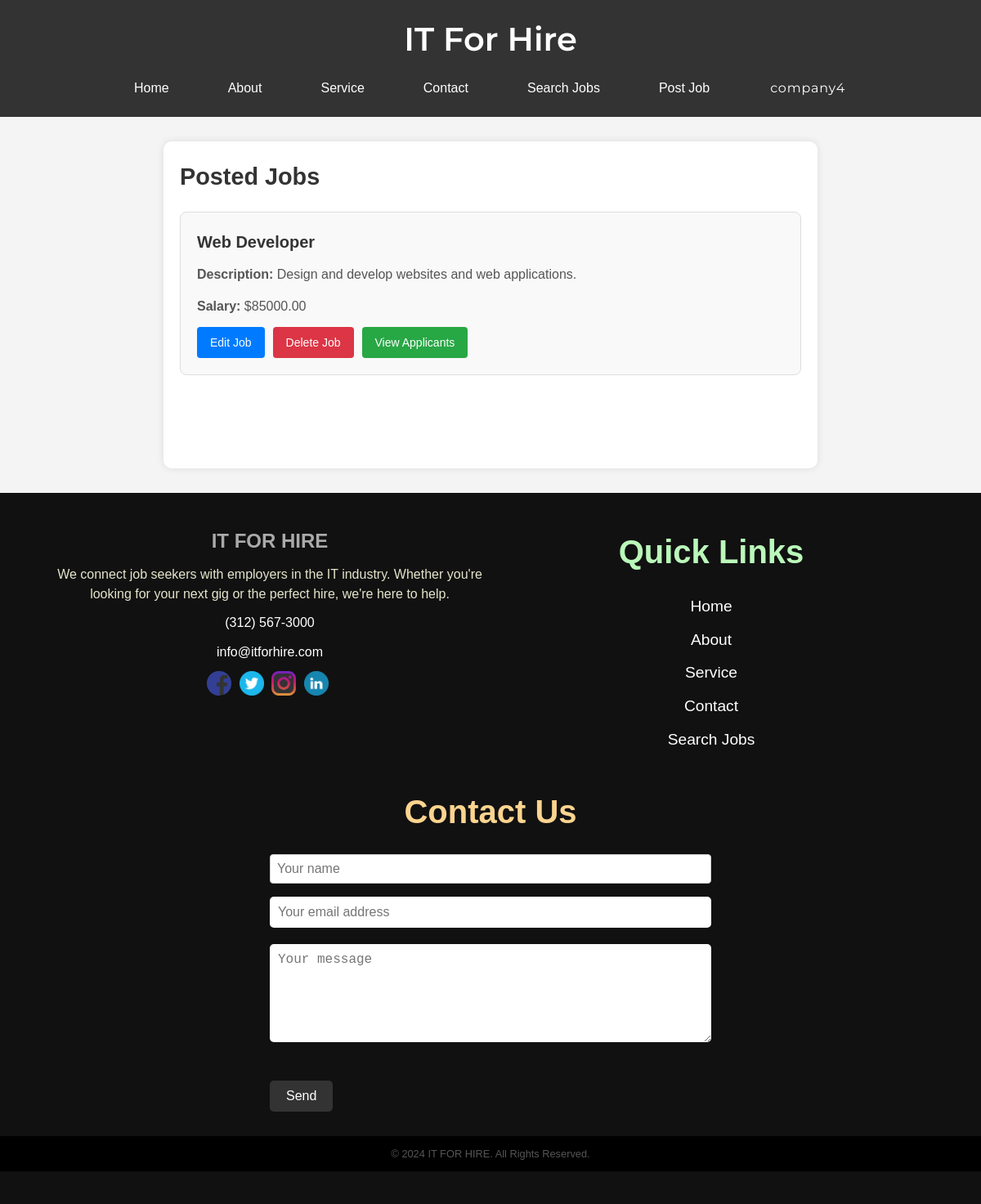
/posted_job.php (signed in), run on the app's committed database.
### tables this page shows
CREATE TABLE jobs (
    job_id INT AUTO_INCREMENT PRIMARY KEY,
    company_id INT NOT NULL,
    category_id INT NOT NULL,
    title VARCHAR(255) NOT NULL,
    description TEXT,
    salary DECIMAL(10, 2),
    FOREIGN KEY (company_id) REFERENCES companies(company_id),
    FOREIGN KEY (category_id) REFERENCES categories(category_id)
);

### posted_job.php (the view, shortened to what this page needs)
<?php
include('db.php');
$company_id = $_SESSION['company_id'];
$query = $conn->prepare("SELECT * FROM jobs WHERE company_id = ?");
$query->bind_param("i", $company_id);
$query->execute();
$result = $query->get_result();
?>
<!DOCTYPE html>
<html lang="en">
<head>
    <link rel="stylesheet" href="css/style.css">
</head>
<body>
    <?php include('header.php'); ?>
    <div class="container">
        <h2>Posted Jobs</h2>
        <?php
        if ($result->num_rows > 0) {
            while ($row = $result->fetch_assoc()) {
                echo '<div class="job">';
                echo '<h3>' . $row['title'] . '</h3>';
                echo '<p><strong>Description:</strong> ' . $row['description'] . '</p>';
                echo '<p><strong>Salary:</strong> $' . $row['salary'] . '</p>';
                echo '<a href="edit_job.php?job_id=' . $row['job_id'] . '" class="edit-job">Edit Job</a>';
                echo '<a href="delete_job.php?job_id=' . $row['job_id'] . '" class="delete-job" onclick="return confirm(\'Are you sure you want to delete this job?\')">Delete Job</a>';
                echo '<a href="applicants.php?job_id=' . $row['job_id'] . '" class="view-applicants">View Applicants</a>';
                echo '</div>';
            }
        } else {
            echo '<p>No jobs posted yet.</p>';
        }
        ?>
    </div>
    <?php include('footer.php'); ?>
</body>
</html>

### css/style.css (style rules this page uses)
:root { --header-bg-color: #333; }
body { font-family: Arial, sans-serif; background-color: #c9d0d4; margin: 0 auto; max-width: 1980px; }
h2 { font-size: 1.8rem; margin-bottom: 20px; color: #333; }
h3 { font-size: 1.5rem; margin-bottom: 10px; color: #333; }
p { line-height: 1.8; margin-bottom: 10px; color: #555; }
.container { position: relative; width: 100%; height: 400px; margin: 0 auto; padding: 20px; box-sizing: border-box; }
* { margin: 0; padding: 0; box-sizing: border-box; }
body { font-family: 'Montserrat', sans-serif; background-color: #f5f5f5; color: #333; line-height: 1.6; padding: 20px; }

### css/footer.css (style rules this page uses)
body { font-family: Arial, sans-serif; line-height: 1.6; margin: 0; padding: 0; background-color: #f4f4f4; }

### data on the page
jobs: title "Web Developer", description "Design and develop websites and web applications.", salary "85000.00"

### other printed values
$_SESSION['company_name'] "company4"
